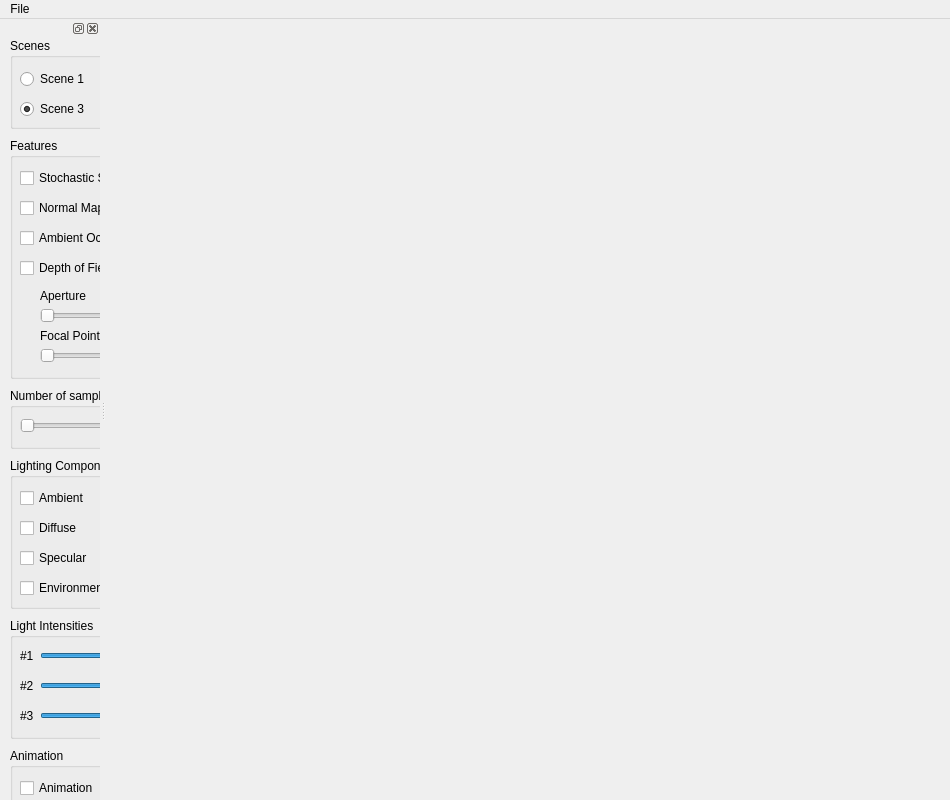
<?xml version="1.0" encoding="UTF-8"?>
<ui version="4.0">
 <class>MainWindow</class>
 <widget class="QMainWindow" name="MainWindow">
  <property name="geometry">
   <rect>
    <x>0</x>
    <y>0</y>
    <width>950</width>
    <height>800</height>
   </rect>
  </property>
  <property name="windowTitle">
   <string>CS123 - Final</string>
  </property>
  <widget class="QWidget" name="centralWidget"/>
  <widget class="QMenuBar" name="menuBar">
   <property name="geometry">
    <rect>
     <x>0</x>
     <y>0</y>
     <width>950</width>
     <height>19</height>
    </rect>
   </property>
   <widget class="QMenu" name="menuFile">
    <property name="title">
     <string>File</string>
    </property>
    <addaction name="actionQuit"/>
   </widget>
   <addaction name="menuFile"/>
  </widget>
  <widget class="QDockWidget" name="dockWidget">
   <property name="minimumSize">
    <size>
     <width>100</width>
     <height>160</height>
    </size>
   </property>
   <attribute name="dockWidgetArea">
    <number>1</number>
   </attribute>
   <widget class="QWidget" name="dockWidgetContents">
    <widget class="QGroupBox" name="fboGroupBox">
     <property name="geometry">
      <rect>
       <x>10</x>
       <y>0</y>
       <width>221</width>
       <height>91</height>
      </rect>
     </property>
     <property name="minimumSize">
      <size>
       <width>0</width>
       <height>0</height>
      </size>
     </property>
     <property name="title">
      <string>Scenes</string>
     </property>
     <widget class="QRadioButton" name="modeScene1">
      <property name="geometry">
       <rect>
        <x>10</x>
        <y>30</y>
        <width>81</width>
        <height>22</height>
       </rect>
      </property>
      <property name="text">
       <string>Scene 1</string>
      </property>
      <property name="checked">
       <bool>false</bool>
      </property>
     </widget>
     <widget class="QRadioButton" name="modeScene2">
      <property name="geometry">
       <rect>
        <x>100</x>
        <y>30</y>
        <width>81</width>
        <height>22</height>
       </rect>
      </property>
      <property name="text">
       <string>Scene 2</string>
      </property>
     </widget>
     <widget class="QRadioButton" name="modeScene3">
      <property name="geometry">
       <rect>
        <x>10</x>
        <y>60</y>
        <width>81</width>
        <height>22</height>
       </rect>
      </property>
      <property name="text">
       <string>Scene 3</string>
      </property>
      <property name="checked">
       <bool>true</bool>
      </property>
     </widget>
    </widget>
    <widget class="QGroupBox" name="lightIntensityGroup">
     <property name="geometry">
      <rect>
       <x>10</x>
       <y>580</y>
       <width>221</width>
       <height>121</height>
      </rect>
     </property>
     <property name="title">
      <string>Light Intensities</string>
     </property>
     <widget class="QSlider" name="l1Slider">
      <property name="geometry">
       <rect>
        <x>30</x>
        <y>30</y>
        <width>121</width>
        <height>16</height>
       </rect>
      </property>
      <property name="maximum">
       <number>100</number>
      </property>
      <property name="sliderPosition">
       <number>100</number>
      </property>
      <property name="orientation">
       <enum>Qt::Horizontal</enum>
      </property>
     </widget>
     <widget class="QLineEdit" name="l1Text">
      <property name="geometry">
       <rect>
        <x>160</x>
        <y>30</y>
        <width>41</width>
        <height>21</height>
       </rect>
      </property>
     </widget>
     <widget class="QSlider" name="l2Slider">
      <property name="geometry">
       <rect>
        <x>30</x>
        <y>60</y>
        <width>121</width>
        <height>16</height>
       </rect>
      </property>
      <property name="maximum">
       <number>100</number>
      </property>
      <property name="pageStep">
       <number>10</number>
      </property>
      <property name="sliderPosition">
       <number>100</number>
      </property>
      <property name="orientation">
       <enum>Qt::Horizontal</enum>
      </property>
     </widget>
     <widget class="QLineEdit" name="l2Text">
      <property name="geometry">
       <rect>
        <x>160</x>
        <y>60</y>
        <width>41</width>
        <height>21</height>
       </rect>
      </property>
     </widget>
     <widget class="QSlider" name="l3Slider">
      <property name="geometry">
       <rect>
        <x>30</x>
        <y>90</y>
        <width>121</width>
        <height>16</height>
       </rect>
      </property>
      <property name="maximum">
       <number>100</number>
      </property>
      <property name="value">
       <number>100</number>
      </property>
      <property name="orientation">
       <enum>Qt::Horizontal</enum>
      </property>
     </widget>
     <widget class="QLineEdit" name="l3Text">
      <property name="geometry">
       <rect>
        <x>160</x>
        <y>90</y>
        <width>41</width>
        <height>21</height>
       </rect>
      </property>
     </widget>
     <widget class="QLabel" name="lightLabel1">
      <property name="geometry">
       <rect>
        <x>10</x>
        <y>30</y>
        <width>21</width>
        <height>16</height>
       </rect>
      </property>
      <property name="text">
       <string>#1</string>
      </property>
     </widget>
     <widget class="QLabel" name="lightLabel2">
      <property name="geometry">
       <rect>
        <x>10</x>
        <y>60</y>
        <width>21</width>
        <height>16</height>
       </rect>
      </property>
      <property name="text">
       <string>#2</string>
      </property>
     </widget>
     <widget class="QLabel" name="lightLabel3">
      <property name="geometry">
       <rect>
        <x>10</x>
        <y>90</y>
        <width>21</width>
        <height>16</height>
       </rect>
      </property>
      <property name="text">
       <string>#3</string>
      </property>
     </widget>
    </widget>
    <widget class="QGroupBox" name="featuresGroup">
     <property name="geometry">
      <rect>
       <x>10</x>
       <y>100</y>
       <width>221</width>
       <height>241</height>
      </rect>
     </property>
     <property name="title">
      <string>Features</string>
     </property>
     <widget class="QCheckBox" name="cbAO">
      <property name="geometry">
       <rect>
        <x>10</x>
        <y>90</y>
        <width>141</width>
        <height>20</height>
       </rect>
      </property>
      <property name="text">
       <string>Ambient Occlusion</string>
      </property>
     </widget>
     <widget class="QCheckBox" name="cbDOF">
      <property name="geometry">
       <rect>
        <x>10</x>
        <y>120</y>
        <width>131</width>
        <height>20</height>
       </rect>
      </property>
      <property name="text">
       <string>Depth of Field</string>
      </property>
     </widget>
     <widget class="QCheckBox" name="cbNM">
      <property name="geometry">
       <rect>
        <x>10</x>
        <y>60</y>
        <width>131</width>
        <height>20</height>
       </rect>
      </property>
      <property name="text">
       <string>Normal Mapping</string>
      </property>
     </widget>
     <widget class="QSlider" name="apertureSlider">
      <property name="geometry">
       <rect>
        <x>30</x>
        <y>170</y>
        <width>131</width>
        <height>16</height>
       </rect>
      </property>
      <property name="minimum">
       <number>1</number>
      </property>
      <property name="orientation">
       <enum>Qt::Horizontal</enum>
      </property>
     </widget>
     <widget class="QSlider" name="focalSlider">
      <property name="geometry">
       <rect>
        <x>30</x>
        <y>210</y>
        <width>131</width>
        <height>16</height>
       </rect>
      </property>
      <property name="minimum">
       <number>4</number>
      </property>
      <property name="maximum">
       <number>80</number>
      </property>
      <property name="orientation">
       <enum>Qt::Horizontal</enum>
      </property>
     </widget>
     <widget class="QLineEdit" name="apertureText">
      <property name="geometry">
       <rect>
        <x>170</x>
        <y>150</y>
        <width>41</width>
        <height>21</height>
       </rect>
      </property>
     </widget>
     <widget class="QLineEdit" name="focalText">
      <property name="geometry">
       <rect>
        <x>170</x>
        <y>200</y>
        <width>41</width>
        <height>21</height>
       </rect>
      </property>
     </widget>
     <widget class="QLabel" name="apertureLabel">
      <property name="geometry">
       <rect>
        <x>30</x>
        <y>150</y>
        <width>61</width>
        <height>16</height>
       </rect>
      </property>
      <property name="text">
       <string>Aperture</string>
      </property>
     </widget>
     <widget class="QLabel" name="focalLabel">
      <property name="geometry">
       <rect>
        <x>30</x>
        <y>190</y>
        <width>131</width>
        <height>16</height>
       </rect>
      </property>
      <property name="text">
       <string>Focal Point Distance</string>
      </property>
     </widget>
     <widget class="QCheckBox" name="cbStochastic">
      <property name="geometry">
       <rect>
        <x>10</x>
        <y>30</y>
        <width>161</width>
        <height>20</height>
       </rect>
      </property>
      <property name="text">
       <string>Stochastic Sampling</string>
      </property>
     </widget>
    </widget>
    <widget class="QGroupBox" name="lightingContribGroup">
     <property name="geometry">
      <rect>
       <x>10</x>
       <y>420</y>
       <width>221</width>
       <height>151</height>
      </rect>
     </property>
     <property name="title">
      <string>Lighting Components</string>
     </property>
     <widget class="QCheckBox" name="cbAmbient">
      <property name="geometry">
       <rect>
        <x>10</x>
        <y>30</y>
        <width>141</width>
        <height>20</height>
       </rect>
      </property>
      <property name="text">
       <string>Ambient</string>
      </property>
     </widget>
     <widget class="QCheckBox" name="cbDiffuse">
      <property name="geometry">
       <rect>
        <x>10</x>
        <y>60</y>
        <width>131</width>
        <height>20</height>
       </rect>
      </property>
      <property name="text">
       <string>Diffuse</string>
      </property>
     </widget>
     <widget class="QCheckBox" name="cbSpecular">
      <property name="geometry">
       <rect>
        <x>10</x>
        <y>90</y>
        <width>131</width>
        <height>20</height>
       </rect>
      </property>
      <property name="text">
       <string>Specular</string>
      </property>
     </widget>
     <widget class="QCheckBox" name="cbShadows">
      <property name="geometry">
       <rect>
        <x>110</x>
        <y>30</y>
        <width>131</width>
        <height>20</height>
       </rect>
      </property>
      <property name="text">
       <string>Shadows</string>
      </property>
     </widget>
     <widget class="QCheckBox" name="cbReflection">
      <property name="geometry">
       <rect>
        <x>110</x>
        <y>60</y>
        <width>131</width>
        <height>20</height>
       </rect>
      </property>
      <property name="text">
       <string>Reflection</string>
      </property>
     </widget>
     <widget class="QCheckBox" name="cbTextures">
      <property name="geometry">
       <rect>
        <x>110</x>
        <y>90</y>
        <width>131</width>
        <height>20</height>
       </rect>
      </property>
      <property name="text">
       <string>Textures</string>
      </property>
     </widget>
     <widget class="QCheckBox" name="cbEnviro">
      <property name="geometry">
       <rect>
        <x>10</x>
        <y>120</y>
        <width>181</width>
        <height>20</height>
       </rect>
      </property>
      <property name="text">
       <string>Environment Cube</string>
      </property>
     </widget>
    </widget>
    <widget class="QGroupBox" name="cameraGroup">
     <property name="geometry">
      <rect>
       <x>10</x>
       <y>710</y>
       <width>221</width>
       <height>61</height>
      </rect>
     </property>
     <property name="title">
      <string>Animation</string>
     </property>
     <widget class="QSlider" name="l3Slider_2">
      <property name="geometry">
       <rect>
        <x>30</x>
        <y>90</y>
        <width>121</width>
        <height>16</height>
       </rect>
      </property>
      <property name="maximum">
       <number>100</number>
      </property>
      <property name="value">
       <number>100</number>
      </property>
      <property name="orientation">
       <enum>Qt::Horizontal</enum>
      </property>
     </widget>
     <widget class="QLineEdit" name="l3Text_2">
      <property name="geometry">
       <rect>
        <x>160</x>
        <y>90</y>
        <width>41</width>
        <height>21</height>
       </rect>
      </property>
     </widget>
     <widget class="QLabel" name="lightLabel3_2">
      <property name="geometry">
       <rect>
        <x>10</x>
        <y>90</y>
        <width>21</width>
        <height>16</height>
       </rect>
      </property>
      <property name="text">
       <string>#3</string>
      </property>
     </widget>
     <widget class="QCheckBox" name="cbAnimation">
      <property name="geometry">
       <rect>
        <x>10</x>
        <y>30</y>
        <width>181</width>
        <height>20</height>
       </rect>
      </property>
      <property name="text">
       <string>Animation</string>
      </property>
     </widget>
    </widget>
    <widget class="QGroupBox" name="samplesGroup">
     <property name="geometry">
      <rect>
       <x>10</x>
       <y>350</y>
       <width>221</width>
       <height>61</height>
      </rect>
     </property>
     <property name="title">
      <string>Number of samples</string>
     </property>
     <widget class="QSlider" name="samplesSlider">
      <property name="geometry">
       <rect>
        <x>10</x>
        <y>30</y>
        <width>131</width>
        <height>16</height>
       </rect>
      </property>
      <property name="maximum">
       <number>40</number>
      </property>
      <property name="orientation">
       <enum>Qt::Horizontal</enum>
      </property>
     </widget>
     <widget class="QLineEdit" name="samplesText">
      <property name="geometry">
       <rect>
        <x>160</x>
        <y>30</y>
        <width>31</width>
        <height>21</height>
       </rect>
      </property>
     </widget>
    </widget>
   </widget>
  </widget>
  <action name="actionQuit">
   <property name="text">
    <string>Quit</string>
   </property>
   <property name="shortcut">
    <string>Ctrl+Q</string>
   </property>
  </action>
 </widget>
 <layoutdefault spacing="6" margin="11"/>
 <resources/>
 <connections>
  <connection>
   <sender>actionQuit</sender>
   <signal>triggered()</signal>
   <receiver>MainWindow</receiver>
   <slot>close()</slot>
   <hints>
    <hint type="sourcelabel">
     <x>-1</x>
     <y>-1</y>
    </hint>
    <hint type="destinationlabel">
     <x>299</x>
     <y>199</y>
    </hint>
   </hints>
  </connection>
 </connections>
</ui>
